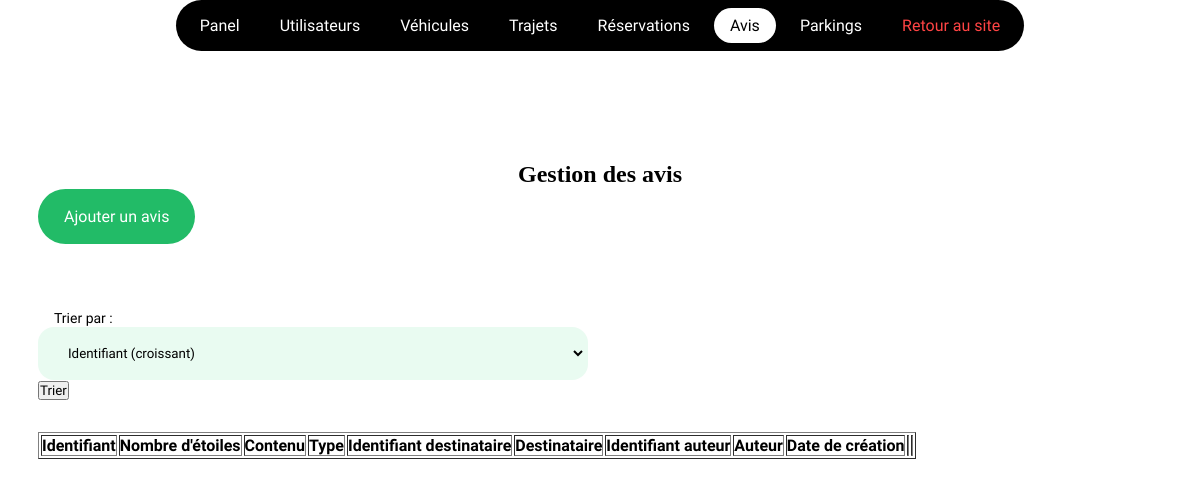
Before: /admin/testimonials/index.php with the older database file.
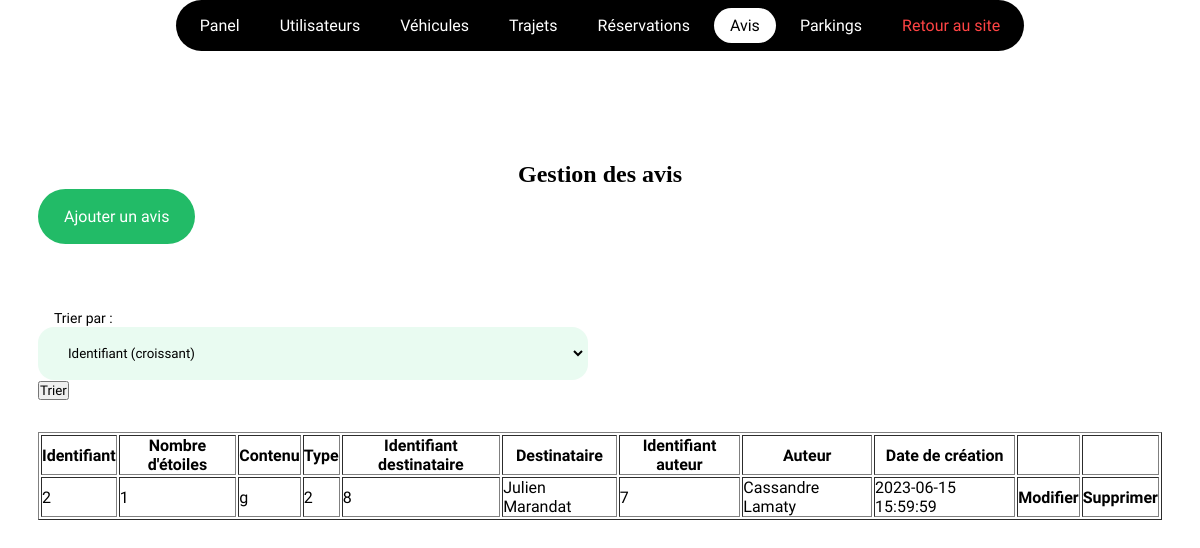
After: the same page with the newer database file.
### tables this page shows
CREATE TABLE `testimonials` (
  `id` int(11) NOT NULL AUTO_INCREMENT,
  `stars` smallint(6) DEFAULT NULL,
  `content` varchar(70) DEFAULT NULL,
  `type` smallint(6) DEFAULT NULL,
  `user_id` int(11) NOT NULL,
  `author_id` int(11) NOT NULL,
  `created_at` timestamp NOT NULL DEFAULT current_timestamp(),
  PRIMARY KEY (`id`),
  KEY `author_id` (`author_id`),
  KEY `testimonials_ibfk_1` (`user_id`),
  CONSTRAINT `testimonials_ibfk_1` FOREIGN KEY (`user_id`) REFERENCES `users` (`id`) ON DELETE CASCADE,
  CONSTRAINT `testimonials_ibfk_2` FOREIGN KEY (`author_id`) REFERENCES `users` (`id`)
);

CREATE TABLE `users` (
  `id` int(11) NOT NULL AUTO_INCREMENT,
  `last_name` varchar(50) DEFAULT NULL,
  `first_name` varchar(50) DEFAULT NULL,
  `picture` varchar(150) DEFAULT 'default.png',
  `email` varchar(100) DEFAULT NULL,
  `password` varchar(255) DEFAULT NULL,
  `created_at` timestamp NOT NULL DEFAULT current_timestamp(),
  PRIMARY KEY (`id`)
);

### admin/testimonials/index.php (called while the page is built, shortened)
<?php
require '../../layouts/crud.php';

### views/admin/testimonials/index.php (the view, shortened to what the changed rows need)
<?php
    $bd = dbConnect();
    if($_SERVER['REQUEST_METHOD'] === 'POST') {
        if(isset($_POST['sort_by'])) {
            switch($_POST['sort_by']) {
                case 'id_asc':
                    $query = $bd->prepare('SELECT testimonials.id AS tid, testimonials.created_at AS date, testimonials.*, users.last_name as user_name, users.first_name AS user_firstname, author.last_name AS author_name, author.first_name AS author_firstname FROM testimonials INNER JOIN users ON testimonials.user_id = users.id INNER JOIN users AS author ON testimonials.author_id = author.id ORDER BY testimonials.id ASC');
                    break;
                case 'id_desc':
                    $query = $bd->prepare('SELECT testimonials.id AS tid, testimonials.created_at AS date, testimonials.*, users.last_name as user_name, users.first_name AS user_firstname, author.last_name AS author_name, author.first_name AS author_firstname FROM testimonials INNER JOIN users ON testimonials.user_id = users.id INNER JOIN users AS author ON testimonials.author_id = author.id ORDER BY testimonials.id DESC');
                    break;
                case 'stars_asc':
                    $query = $bd->prepare('SELECT testimonials.id AS tid, testimonials.created_at AS date, testimonials.*, users.last_name as user_name, users.first_name AS user_firstname, author.last_name AS author_name, author.first_name AS author_firstname FROM testimonials INNER JOIN users ON testimonials.user_id = users.id INNER JOIN users AS author ON testimonials.author_id = author.id ORDER BY testimonials.stars ASC');
                    break;
                case 'stars_desc':
                    $query = $bd->prepare('SELECT testimonials.id AS tid, testimonials.created_at AS date, testimonials.*, users.last_name as user_name, users.first_name AS user_firstname, author.last_name AS author_name, author.first_name AS author_firstname FROM testimonials INNER JOIN users ON testimonials.user_id = users.id INNER JOIN users AS author ON testimonials.author_id = author.id ORDER BY testimonials.stars DESC');
                    break;
                case 'user_asc':
                    $query = $bd->prepare('SELECT testimonials.id AS tid, testimonials.created_at AS date, testimonials.*, users.last_name as user_name, users.first_name AS user_firstname, author.last_name AS author_name, author.first_name AS author_firstname FROM testimonials INNER JOIN users ON testimonials.user_id = users.id INNER JOIN users AS author ON testimonials.author_id = author.id ORDER BY users.id ASC');
                    break;
                case 'user_desc':
                    $query = $bd->prepare('SELECT testimonials.id AS tid, testimonials.created_at AS date, testimonials.*, users.last_name as user_name, users.first_name AS user_firstname, author.last_name AS author_name, author.first_name AS author_firstname FROM testimonials INNER JOIN users ON testimonials.user_id = users.id INNER JOIN users AS author ON testimonials.author_id = author.id ORDER BY users.id DESC');
                    break;
                case 'author_asc':
                    $query = $bd->prepare('SELECT testimonials.id AS tid, testimonials.created_at AS date, testimonials.*, users.last_name as user_name, users.first_name AS user_firstname, author.last_name AS author_name, author.first_name AS author_firstname FROM testimonials INNER JOIN users ON testimonials.user_id = users.id INNER JOIN users AS author ON testimonials.author_id = author.id ORDER BY author.id ASC');
                    break;
                case 'author_desc':
                    $query = $bd->prepare('SELECT testimonials.id AS tid, testimonials.created_at AS date, testimonials.*, users.last_name as user_name, users.first_name AS user_firstname, author.last_name AS author_name, author.first_name AS author_firstname FROM testimonials INNER JOIN users ON testimonials.user_id = users.id INNER JOIN users AS author ON testimonials.author_id = author.id ORDER BY author.id DESC');
                    break;
                case 'created_at_asc':
                    $query = $bd->prepare('SELECT testimonials.id AS tid, testimonials.created_at AS date, testimonials.*, users.last_name as user_name, users.first_name AS user_firstname, author.last_name AS author_name, author.first_name AS author_firstname FROM testimonials INNER JOIN users ON testimonials.user_id = users.id INNER JOIN users AS author ON testimonials.author_id = author.id ORDER BY testimonials.created_at ASC');
                    break;
                case 'created_at_desc':
                    $query = $bd->prepare('SELECT testimonials.id AS tid, testimonials.created_at AS date, testimonials.*, users.last_name as user_name, users.first_name AS user_firstname, author.last_name AS author_name, author.first_name AS author_firstname FROM testimonials INNER JOIN users ON testimonials.user_id = users.id INNER JOIN users AS author ON testimonials.author_id = author.id ORDER BY testimonials.created_at DESC');
                    break;
                default:
                    $query = $bd->prepare('SELECT testimonials.id AS tid, testimonials.created_at AS date, testimonials.*, users.last_name as user_name, users.first_name AS user_firstname, author.last_name AS author_name, author.first_name AS author_firstname FROM testimonials INNER JOIN users ON testimonials.user_id = users.id INNER JOIN users AS author ON testimonials.author_id = author.id');
                    break;
            }
        }
    } else {
        $query = $bd->prepare('SELECT testimonials.id AS tid, testimonials.created_at AS date, testimonials.*, users.last_name as user_name, users.first_name AS user_firstname, author.last_name AS author_name, author.first_name AS author_firstname FROM testimonials INNER JOIN users ON testimonials.user_id = users.id INNER JOIN users AS author ON testimonials.author_id = author.id');
    }
    $query->execute();
    $testimonials = $query->fetchAll();
?>
<section class="container">
    <h1 class="center">Gestion des avis</h1>
    <table border>
        <thead>
            <tr>
                <th>Identifiant</th>
                <th>Nombre d'étoiles</th>
                <th>Contenu</th>
                <th>Type</th>
                <th>Identifiant destinataire</th>
                <th>Destinataire</th>
                <th>Identifiant auteur</th>
                <th>Auteur</th>
                <th>Date de création</th>
                <th></th>
                <th></th>
            </tr>
        </thead>
        <tbody>
            <?php foreach ($testimonials as $testimonial) : ?>
                <tr>
                    <td><?= $testimonial['id'] ?></td>
                    <td><?= $testimonial['stars'] ?></td>
                    <td><?= $testimonial['content'] ?></td>
                    <td><?= $testimonial['type'] ?></td>
                    <td><?= $testimonial['user_id'] ?></td>
                    <td><?= $testimonial['user_firstname'] . ' ' . $testimonial['user_name'] ?></td>
                    <td><?= $testimonial['author_id'] ?></td>
                    <td><?= $testimonial['author_firstname'] . ' ' . $testimonial['author_name'] ?></td>
                    <td><?= $testimonial['date'] ?></td>
                    <th><a href="modifications.php?id=<?= $testimonial['tid'] ?>">Modifier</a></th>
                    <th><a href="delete.php?from=<?= basename($_SERVER['PHP_SELF']) ?>&id=<?= $testimonial['tid'] ?>">Supprimer</a></th>
                </tr>
            <?php endforeach; ?>
        </tbody>
    </table>
</section>

Changed rows visible on the page:
added testimonials: id "2", stars "1", content "g", type "2", user "8", user.first_name "Julien", user.last_name "Marandat", author "7", author.first_name "Cassandre", author.last_name "Lamaty", created_at "2023-06-15 15:59:59"
